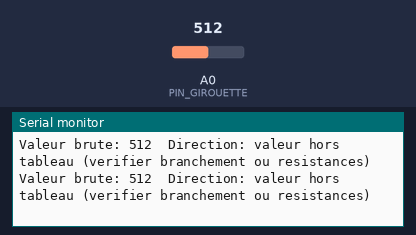
Bench run of a sketch on a simulated Arduino Uno, built with avr-gcc and run on an emulated ATmega328P. On the bench: the last lines printed to the serial monitor. The test bench sets the inputs (shaded band); at power-on: A0 (PIN_GIROUETTE) = 512.

Above: at 1.2 s.
1.3 s: A0 (PIN_GIROUETTE) set to 716
At 2.1 s:
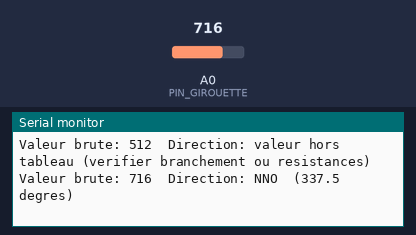
3.7 s: A0 (PIN_GIROUETTE) set to 900
At 4.2 s:
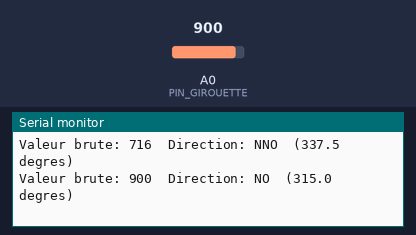
5.7 s: A0 (PIN_GIROUETTE) set to 306
At 6.3 s:
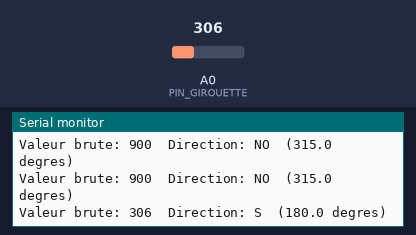
7.8 s: A0 (PIN_GIROUETTE) set to 122
At 8.4 s:
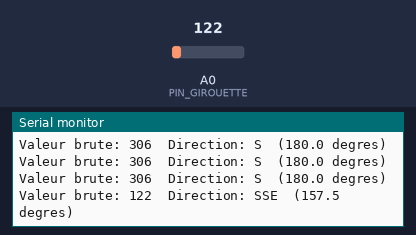

The sketch:

Girouette_direction_vent.ino
```cpp
// =====================================================================
//  GIROUETTE : direction du vent (16 positions)
//  Capteur : réseau de résistances sélectionnées par un aimant
//  Branchement : 5 V -> résistance 10 kOhm -> A0 -> girouette -> GND
// =====================================================================

// ---------------------------- RÉGLAGES -------------------------------
const byte PIN_GIROUETTE = A0;               // Entrée analogique de la girouette

// Valeur de la résistance fixe de 10 kOhm (en ohms)
const float R_FIXE = 10000.0;

// Tolérance : écart maximal (en unités du CAN) entre la mesure et la valeur
// attendue pour accepter la direction. Au-delà, on signale une erreur.
const int TOLERANCE = 30;
// ---------------------------------------------------------------------

// Résistance de la girouette (en ohms) pour chacune des 16 directions,
// dans l'ordre : N, NNE, NE, ENE, E, ESE, SE, SSE, S, SSO, SO, OSO, O, ONO, NO, NNO.
// Ces valeurs correspondent à la girouette des kits courants (type SparkFun).
// À VÉRIFIER dans la fiche technique de TA girouette.
const float RESISTANCES[16] = {
  33000.0,  6570.0,  8200.0,   891.0,
   1000.0,   688.0,  2200.0,  1410.0,
   3900.0,  3140.0, 16000.0, 14120.0,
 120000.0, 42120.0, 64900.0, 21880.0
};

// Noms des directions, dans le même ordre que le tableau ci-dessus
const char* NOMS[16] = {
  "N", "NNE", "NE", "ENE", "E", "ESE", "SE", "SSE",
  "S", "SSO", "SO", "OSO", "O", "ONO", "NO", "NNO"
};

// Tableau qui contiendra la valeur du CAN attendue pour chaque direction
int attendu[16];

void setup() {
  Serial.begin(9600);

  // Calcul de la valeur du CAN attendue pour chaque direction.
  // Formule du diviseur de tension : V/Valim = R_girouette / (R_girouette + R_fixe)
  // Le CAN renvoie 0 à 1023, donc : valeur = 1023 * R / (R + R_fixe)
  for (int i = 0; i < 16; i++) {
    attendu[i] = (int)(1023.0 * RESISTANCES[i] / (RESISTANCES[i] + R_FIXE));
  }

  Serial.println("Girouette prete. Tourne-la pour tester.");
}

void loop() {
  // On fait la moyenne de 10 lectures pour limiter le bruit de mesure
  long somme = 0;
  for (int i = 0; i < 10; i++) {
    somme += analogRead(PIN_GIROUETTE);
    delay(2);
  }
  int mesure = somme / 10;

  // Recherche de la direction dont la valeur attendue est la plus proche
  int meilleur = 0;
  int ecartMin = 9999;
  for (int i = 0; i < 16; i++) {
    int ecart = abs(mesure - attendu[i]);    // abs() = valeur absolue
    if (ecart < ecartMin) {
      ecartMin = ecart;
      meilleur = i;
    }
  }

  Serial.print("Valeur brute: ");
  Serial.print(mesure);

  if (ecartMin <= TOLERANCE) {
    Serial.print("  Direction: ");
    Serial.print(NOMS[meilleur]);
    Serial.print("  (");
    Serial.print(meilleur * 22.5, 1);          // Angle en degrés (0 = Nord)
    Serial.println(" degres)");
  } else {
    // Mesure trop éloignée de toutes les valeurs connues
    Serial.println("  Direction: valeur hors tableau (verifier branchement ou resistances)");
  }

  delay(500);
}
```

Measured:
- after the input at 1.3 s, the serial monitor: prints a new line after 0.38 s (image 1)
- after the input at 3.7 s, the serial monitor: prints a new line after 0.07 s (image 2)
- after the input at 5.7 s, the serial monitor: prints a new line after 0.16 s (image 3)
- after the input at 7.8 s, the serial monitor: prints a new line after 0.15 s (image 4)
